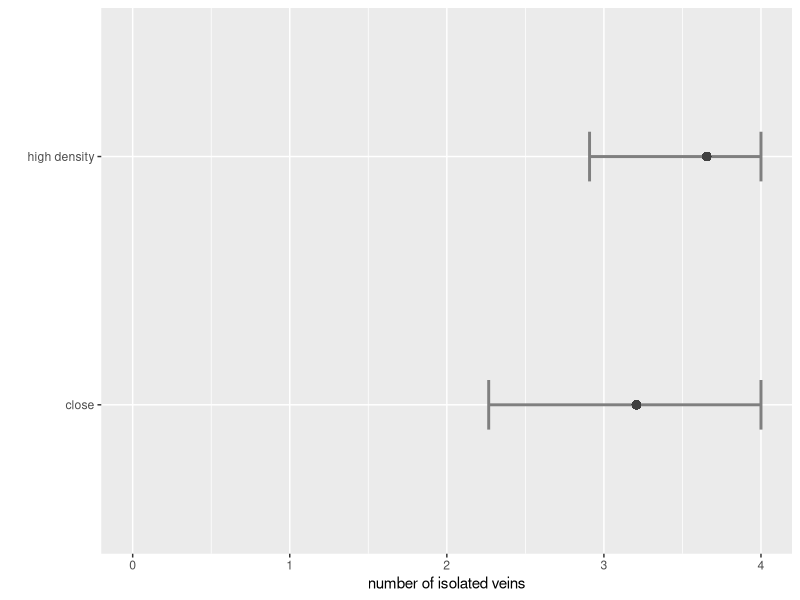
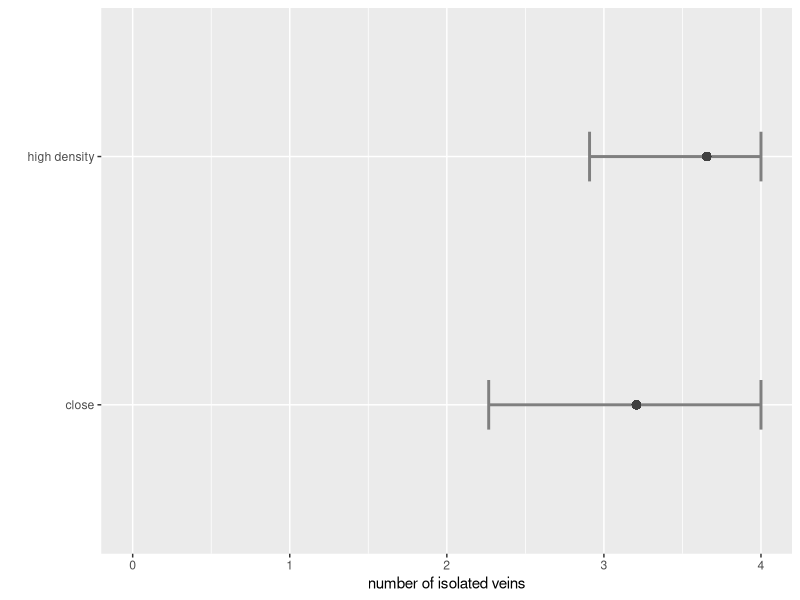

Reproduce these figures in R, in order. (Note: a time limit stopped this script after it produced the figures.)
library(tidyverse)
library(ggplot2)


# preprocessing ----------------------------------------------------------------
df_all <- read.csv("data/cleaned.csv", sep = ";")

# subset
df_all <- df_all %>%
  select(procedure_type, number_of_isolated_veins)

# drop_na
df_all <- drop_na(df_all)

# split
df_close <- df_all %>% filter(procedure_type == "close")
df_high_density <- df_all %>% filter(procedure_type == "high_density")


# number_of_isolated_veins -----------------------------------------------------
# close 3.2 +/- 0.94
mean(df_close$number_of_isolated_veins)
sd(df_close$number_of_isolated_veins)

# high_density 3.65 +/- 0.75
mean(df_high_density$number_of_isolated_veins)
sd(df_high_density$number_of_isolated_veins)

# test p = 0.02
wilcox.test(
  df_close$number_of_isolated_veins,
  df_high_density$number_of_isolated_veins
)


# 4 isolated veins closed vs high density --------------------------------------



# plot number of isolated veins close vs high density --------------------------
# summarize mean + sd per group
df_cm_hd <- df_all %>%
  group_by(procedure_type) %>%
  summarize(
    mean = mean(number_of_isolated_veins),
    sd = sd(number_of_isolated_veins)
  )

# change high_density to high density
df_cm_hd$procedure_type <- c("close", "high density")

# plot per type
ggplot(df_cm_hd, aes(x = mean, y = procedure_type)) +
  geom_errorbarh(
    aes(xmin = mean - sd, xmax = 4),
    linewidth = 1,
    height = 0.2,
    color = "grey50"
  ) +
  geom_point(shape = 16, size = 3, color = "grey25") +
  xlim(0, 4) +
  ylab("") +
  xlab("number of isolated veins")

# save as a png
ggsave(
  "figs/isolated_veins.png",
  width = 1920,
  height = 1080,
  dpi = 300,
  units = "px"
)


# plot counts of isolated veins per group --------------------------------------
# bootstrap 1000 times
df_cm_hd_sd <- data.frame(
  procedure_type = character(),
  number_of_isolated_veins = numeric(),
  n = numeric()
)
n_boot <- 1000
for (i in 1:n_boot) {
  boot_close <- sample(df_close$number_of_isolated_veins, replace = TRUE)
  boot_high_density <-
    sample(df_high_density$number_of_isolated_veins, replace = TRUE)

  # merge
  df_merged <- data.frame(
    procedure_type = c(rep("close", length(boot_close)), rep("high_density", length(boot_high_density))),
    number_of_isolated_veins = c(boot_close, boot_high_density)
  )

  # get mean
  df_cm_hd_sd_boot <- df_merged %>%
    group_by(procedure_type, number_of_isolated_veins) %>%
    summarize(n = n())

  # append to df_cm_hd_sd
  df_cm_hd_sd <- rbind(df_cm_hd_sd, df_cm_hd_sd_boot)
}

# get sd per group and number_isolated_veins
df_cm_hd_sd <- df_cm_hd_sd %>%
  group_by(procedure_type, number_of_isolated_veins) %>%
  summarize(sd = sd(n))

# counts
df_cm_hd_counts <- df_all %>%
  group_by(procedure_type, number_of_isolated_veins) %>%
  summarize(n = n())
df_cm_hd_counts$sd <- df_cm_hd_sd$sd
df_cm_hd_counts <- as.data.frame(df_cm_hd_counts)

# add missing rows
df_cm_hd_counts <- df_cm_hd_counts %>%
  complete(procedure_type, number_of_isolated_veins, fill = list(n = 0, sd = 0))

# plot per type per count
ggplot(
  df_cm_hd_counts,
  aes(x = number_of_isolated_veins, y = n, fill = procedure_type)
) +
  geom_bar(stat = "identity", position = "dodge", width = 0.8) +
  geom_errorbar(
    position = position_dodge(0.8),
    aes(ymin = n - sd, ymax = n + sd),
    linewidth = 0.5,
    width = 0.5,
    color = "black"
  ) +
  scale_fill_manual(values = c("grey25", "grey75")) +
  ylab("number of isolated veins") +
  xlab("counts") +
  theme(legend.title = element_blank())

# save as a png
ggsave(
  "figs/isolated_veins_per_type.png",
  width = 1920,
  height = 1080,
  dpi = 300,
  units = "px"
)
